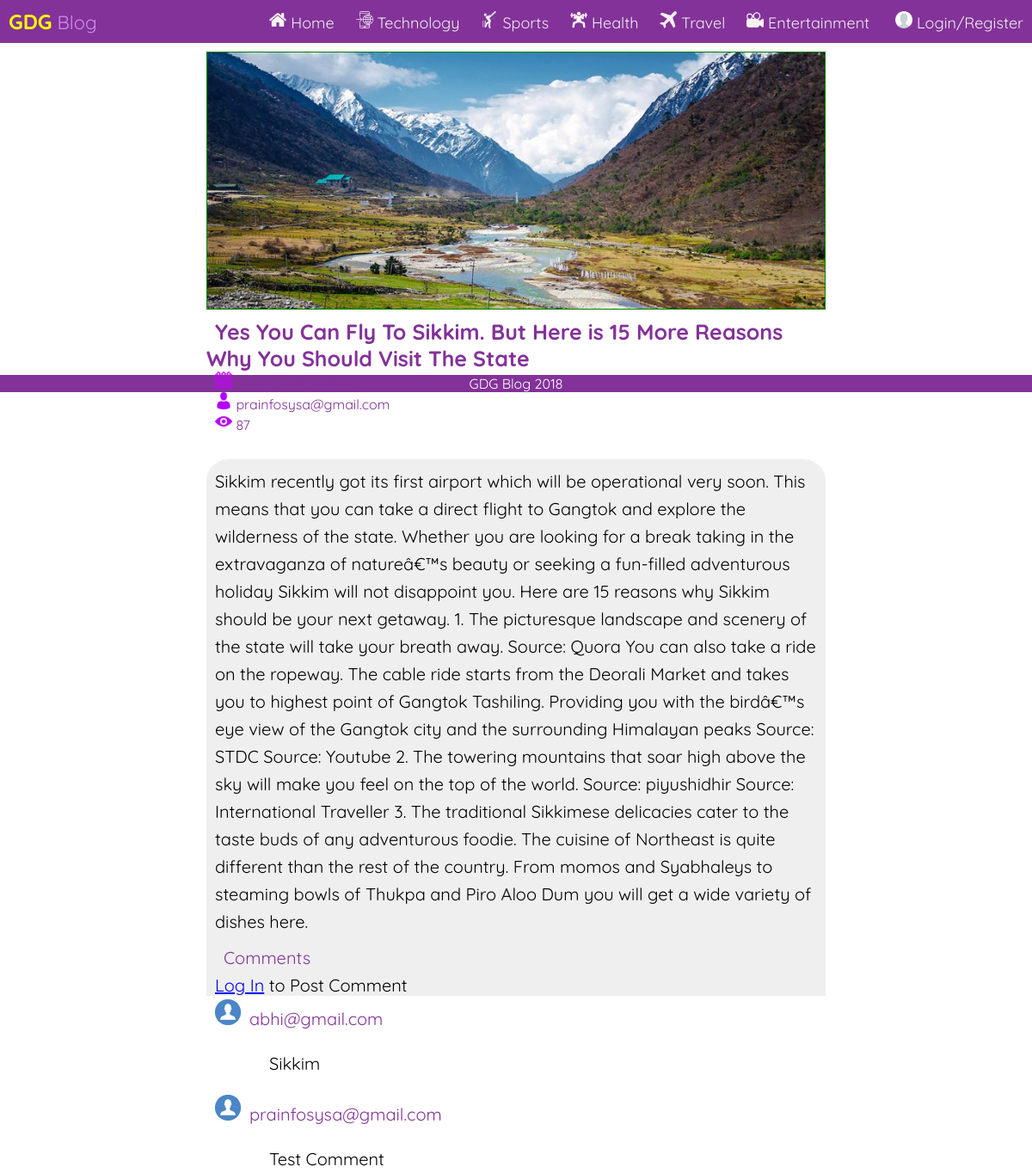
Page /view-post.php?pid=28 on the committed database.
### tables this page shows
CREATE TABLE `posts` (
  `Post_ID` int(11) NOT NULL,
  `title` varchar(100) NOT NULL,
  `description` text NOT NULL,
  `featured` varchar(200) NOT NULL,
  `category` varchar(30) NOT NULL,
  `author` varchar(50) NOT NULL,
  `date` datetime NOT NULL,
  `status` varchar(10) NOT NULL,
  `visitors` int(5) NOT NULL,
  `scheduledate` date NOT NULL
);

CREATE TABLE `comments` (
  `C_ID` int(11) NOT NULL,
  `content` varchar(400) NOT NULL,
  `author` varchar(100) NOT NULL,
  `date` datetime NOT NULL,
  `Post_ID` varchar(10) NOT NULL
);

### view-post.php (the view, shortened to what this page needs)
<?php
include('config.php');
if(isset($_GET['pid']))
{
	$p=$_GET['pid'];
}
$sql = "SELECT title,description,author,date,featured,visitors from posts where Post_ID=".$p.";";
if($result = $db->query($sql))
{
$row = $result->fetch_assoc();
$sql2="UPDATE posts SET visitors=visitors+1 WHERE Post_ID=".$p.";";
					mysqli_query($db, $sql2);
}
else
{
	header("Location:notfound.php");
}
?>
<html>
<head><?php echo "
	<title>".$row['title']."- GDG Blog "."</title>";
	?>
	<link rel="stylesheet" type="text/css" href="style.css">
</head>
<body>
	 <div class="nav">
  <div class="nav-header">
    <div class="nav-title">
      <font color="yellow" size="5"><b>GDG</b></font> <font color="#cf8cea">Blog</font>
    </div>
  </div>
  <div class="nav-links" >
<a class="active" href="index.php"><img src="images/home.png" width="20px"></img>&nbsp;Home</a>
  <a href="technology.php"><img src="images/technology.png" width="20px"></img>&nbsp;Technology</a>
  <a href="sports.php"><img src="images/sports.png" width="20px"></img>&nbsp;Sports</a>
  <a href="health.php"><img src="images/health.png" width="20px"></img>&nbsp;Health</a>
  <a href="travel.php"><img src="images/travel.png" width="20px"></img>&nbsp;Travel</a>
  <a href="entertainment.php"><img src="images/entertainment.png" width="20px"></img>&nbsp;Entertainment</a>
    <?php if(!isset($_SESSION['ID']))
      {
        echo "<a href='admin/login.php'>&nbsp;<img src='images/user.png' width='20px'>&nbsp;Login/Register</a>";
      }
        else {
        echo "<a href='admin/logout.php'><img src='images/user.png' width='20px'>&nbsp;Logout</a><a href='admin/index.php'><img src='images/settings-gears.png' width='20px'>&nbsp;Dashboard</a>";
      }
        ?>
  </div>
	<div class="articimg" align="center">
		<?php  $im="<img src='admin/uploads/".$row['featured']."'' width='100%' height='100%'>";
		echo $im; ?>
	</div>
<div class="artic" >
		<label class="title"><b><?php echo $row['title'] ?></b></label><br>
		<label class="date"><img src='images/calendar.png' width='20px'></img>&nbsp;<?php echo $row['date'] ?></label>
		<br>
		<label class="author"><img src='images/man-user.png' width='20px'></img>&nbsp;<?php echo $row['author'] ?></label>
		<br>
		<label class="author"><img src='images/eye.png' width='20px'></img>&nbsp;<?php echo $row['visitors'] ?></label>
		<br><br>
		<div class="des">
			<?php echo $row['description'] ?>
		<div class="commentarea">
			<label>Comments</label><br>
			<?php
if(isset($_SESSION['ID']))
{
	echo "<div class='addcomform'>
			<form action='view-post.php' method='POST'>
			<hr>
			Add a Comment:
			<input type='text' name='email'  class='nodisp' value='".$_SESSION['ID']."'/>
			<input type='text' name='pid'  class='nodisp' value='".$p."'/>
			<br>
			<textarea cols='80' rows='3' name='com'></textarea>
			<input type='submit' class='greenkaro' name='comment' value='POST COMMENT'>
		</form>
		</div>";
}
else
{
	echo "<a href='admin/login.php'>Log In</a> to Post Comment";
}
		$sql3 = "SELECT content,author,date,C_ID from comments where Post_ID=".$p.";";
$result3 = $db->query($sql3);
while($row3 = $result3->fetch_assoc())
{
echo "<div class='commentbox'>
			<img src='avatar.jpg' width='30px' height='30px'><label>".
				 $row3['author'].
			"</label><p class='commenttext'>".
			$row3['content'].
		"</p>
	</div>";
		}
		?>
	</div>
	</div></div>
<footer class="fut" align="center"><p>GDG Blog 2018</p></footer>
</body>
</html>

### style.css (style rules this page uses)
label { font-family: 'Quicksand', sans-serif; color: #833299; }
.nav-links a { padding-bottom: 35px; }
* { box-sizing: border-box; }
body { margin: 0px; font-family: 'Quicksand', sans-serif; }
.nav { height: 50px; width: 100%; background-color: #833299; position: relative; }
.nav > .nav-header { display: inline; }
.nav > .nav-header > .nav-title { display: inline-block; font-size: 22px; color: #fff; padding: 10px 10px 10px 10px; }
.nav > .nav-links { display: inline; float: right; font-size: 18px; }
.nav > .nav-links > a { display: inline-block; padding: 13px 10px 13px 10px; text-decoration: none; color: #efefef; }
.fut { width: 100%; background-color: #833299; bottom: 0; color: white; margin-bottom: 1px; }

### view-post.php (style rules this page uses)
.articimg { width: 60%; border:1px solid green; height: 300px; margin-top: 10px; margin-left: 20%; }
.artic { width: 60%; height: 100%; margin-top: 10px; margin-left: 20%; }
.commentarea { width: 60%; height: 100%; margin-top: 10px; }
label { font-family: 'Quicksand', sans-serif; color: #833299; margin-left: 10px; }
.title { font-size: 25; }
.commenttext { margin-left: 63px; }
.des { font-family: 'Quicksand', sans-serif; line-height: 1.6; font-size: 20; padding: 10px 10px 10px 10px; margin-top: 10px; background-color: #efefef; border-top-right-radius: 25px; border-top-left-radius: 25px; }

### rows in the picture
posts: featured (picture), title "Yes You Can Fly To Sikkim. But Here is 15 More Reasons Why You Should Visit The State", author "prainfosysa@gmail.com", visitors "87", description "Sikkim recently got its first airport which will be operational very soon. This means that you can take a direct flight to Gangtok and explore the wilderness of the state. Whether you are looking for a break taking in the extravaganza of natureâ€™s beauty or seeking a fun-filled adventurous holiday Sikkim will not disappoint you. Here are 15 reasons why Sikkim should be your next getaway. 1. The picturesque landscape and scenery of the state will take your breath away. Source: Quora You can also take a ride on the ropeway. The cable ride starts from the Deorali Market and takes you to highest point of Gangtok Tashiling. Providing you with the birdâ€™s eye view of the Gangtok city and the…"
comments: author "abhi@gmail.com", content "Sikkim"
comments: author "prainfosysa@gmail.com", content "Test Comment"
